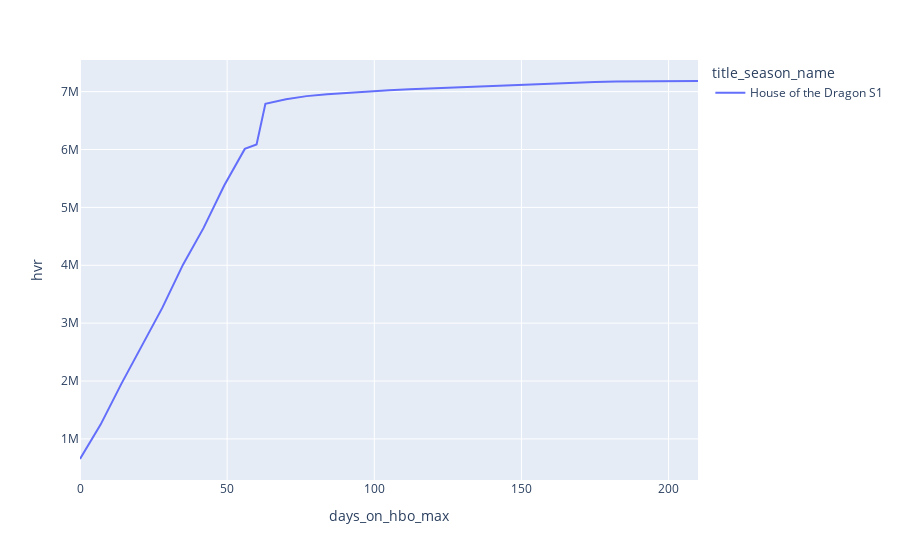

Notebook cell for this chart:
### Code cell
plot_df = data[data['title_name'] == 'House of the Dragon']
fig = px.line(plot_df, x="days_on_hbo_max", y="hvr", color='title_season_name')
fig.show()

### Figure 1 — Plotly figure (JSON) as saved in the notebook; plotly's stock layout.template omitted (floating-point values rounded to 4 significant figures)
{"data": [{"hovertemplate": "title_season_name=House of the Dragon S1<br>days_on_hbo_max=%{x}<br>hvr=%{y}<extra></extra>", "legendgroup": "House of the Dragon S1", "line": {"color": "#636efa", "dash": "solid"}, "marker": {"symbol": "circle"}, "mode": "lines", "name": "House of the Dragon S1", "orientation": "v", "showlegend": true, "type": "scatter", "x": [0, 7, 14, 21, 28, 35, 42, 49, 56, 60, 63, 70, 77, 84, 91, 98, 105, 112, 119, 126, 133, 140, 147, 154, 161, 168, 175, 182, 210], "xaxis": "x", "y": [652900.0, 1247000.0, 1947000.0, 2614000.0, 3268000.0, 4011000.0, 4646000.0, 5378000.0, 6011000.0, 6088000.0, 6790000.0, 6870000.0, 6922000.0, 6956000.0, 6982000.0, 7007000.0, 7024000.0, 7040000.0, 7054000.0, 7071000.0, 7091000.0, 7106000.0, 7121000.0, 7136000.0, 7147000.0, 7158000.0, 7166000.0, 7175000.0, 7184000.0], "yaxis": "y"}], "layout": {"autosize": true, "legend": {"title": {"text": "title_season_name"}, "tracegroupgap": 0}, "margin": {"t": 60}, "xaxis": {"anchor": "y", "autorange": true, "domain": [0, 1], "range": [0, 210], "title": {"text": "days_on_hbo_max"}, "type": "linear"}, "yaxis": {"anchor": "x", "autorange": true, "domain": [0, 1], "range": [290100.0, 7546000.0], "title": {"text": "hvr"}, "type": "linear"}}}
